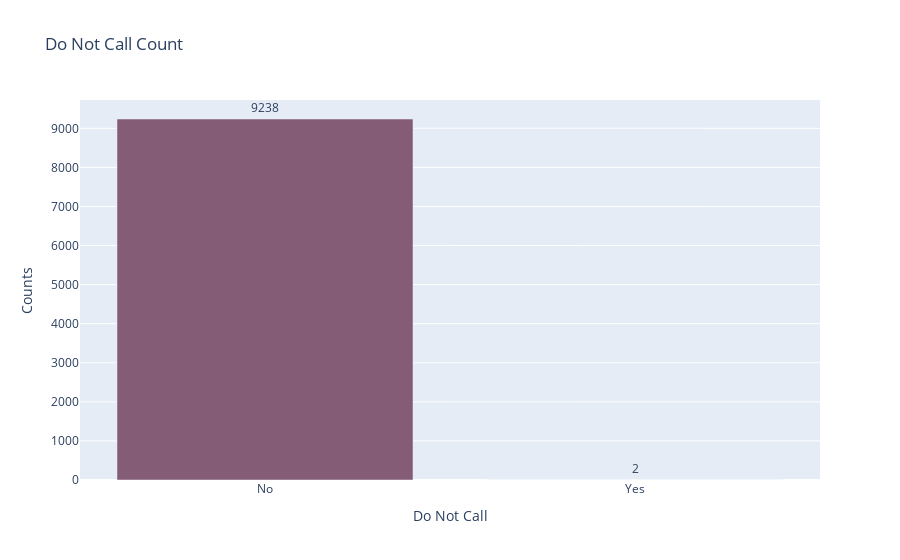

The notebook cell this image was saved under:
### Code cell
bar_plot(data, 'Do Not Call', 'Do Not Call Count')

### Figure 1 — Plotly figure (JSON) as saved in the notebook; plotly's stock layout.template omitted (floating-point values rounded to 4 significant figures)
{"data": [{"alignmentgroup": "True", "cliponaxis": false, "hovertemplate": "Do Not Call=%{x}<br>Counts=%{y}<extra></extra>", "legendgroup": "", "marker": {"color": "rgb(133, 92, 117)", "pattern": {"shape": ""}}, "name": "", "offsetgroup": "", "orientation": "v", "showlegend": false, "textangle": 0, "textfont": {"size": 12}, "textposition": "outside", "texttemplate": "%{y}", "type": "bar", "x": ["No", "Yes"], "xaxis": "x", "y": [9238, 2], "yaxis": "y"}], "layout": {"barmode": "relative", "legend": {"tracegroupgap": 0}, "title": {"text": "Do Not Call Count"}, "xaxis": {"anchor": "y", "domain": [0, 1], "title": {"text": "Do Not Call"}}, "yaxis": {"anchor": "x", "domain": [0, 1], "title": {"text": "Counts"}}}}
